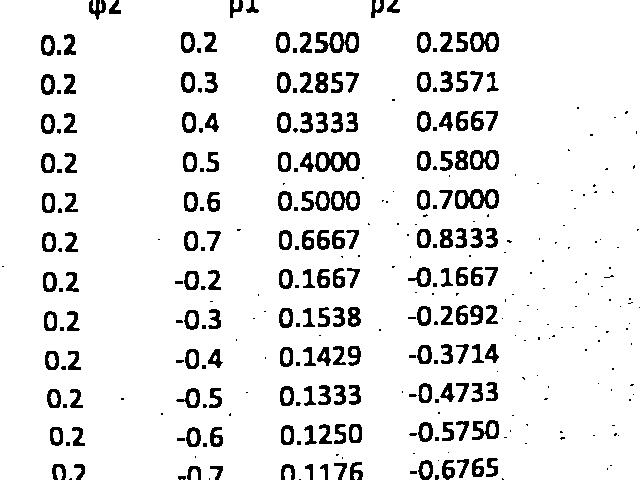
#> input picture src/out.jpg, 640 x 480 px
$ python findcountour.py
#> lines starting #> are read from the running program, lines starting #| are printed output that depends on the picture; after the words box and inside, x2 and y2 are one past the last pixel; in counts of white or black regions, pixels touching at a corner belong together
import cv2
import numpy as np


#==========================================================Functions============================================
listRect = []
def mergeNear(bx,by,bw,bh):
    currentX, currentY, currentW, currentH = bx, by, bw, bh
    listRect.append([currentX, currentY, currentW, currentH])
    for aRect in listRect:
        [tempX, tempY, tempW, tempH] = aRect
        if (abs(tempX+tempW - currentX)<5):
            tempW = tempW + currentW
            aRect = [tempX, tempY, tempW, tempH]

def thresh_callback(thresh):
    edges = cv2.Canny(blur,thresh,thresh*2)
    drawing = np.zeros(img.shape,np.uint8)     # Image to draw the contours
    contours,hierarchy = cv2.findContours(edges,cv2.RETR_TREE,cv2.CHAIN_APPROX_SIMPLE)
    for cnt in contours:
        bx,by,bw,bh = cv2.boundingRect(cnt)
        mergeNear(bx,by,bw,bh)


        cv2.drawContours(drawing,[cnt],0,(255,0,0),1)   # draw contours in green color
        cv2.rectangle(drawing,(bx,by),(bx+bw,by+bh),(0,255,0),1) # draw rectangle in blue color)
    cv2.imshow('output',drawing)
    #cv2.imshow('input',img)


#==========================================================Main============================================
img = cv2.imread('out.jpg')
#> img is the input picture: shape (480, 640, 3); min 0, max 255, mean 232.8
gray = cv2.cvtColor(img,cv2.COLOR_BGR2GRAY)
blur = cv2.GaussianBlur(gray,(3,3),0)
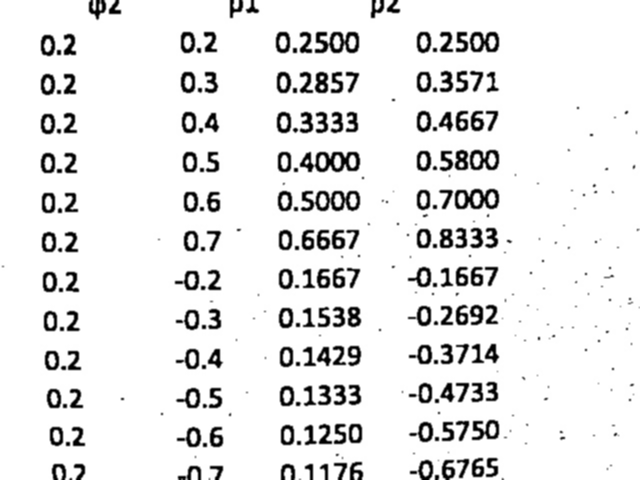
#> blur: shape (480, 640); min 0, max 255, mean 232.8

thresh_callback(100)
#> in thresh_callback, `edges = cv2.Canny(blur,thresh,thresh*2)`:
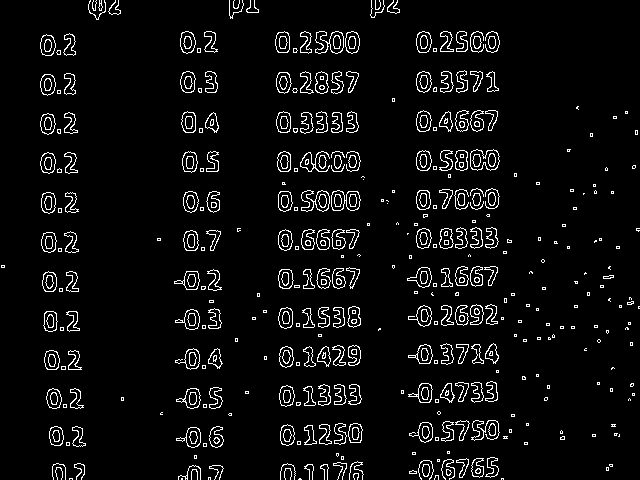
#> edges: shape (480, 640); 5.4% white in thin lines or dots
#> in thresh_callback, `contours,hierarchy = cv2.findContours(edges,cv2.RETR_TREE,cv2.CHAIN_AP..`: contours = 860 contours, 423 with area under 20; largest, box (x1, y1, x2, y2) and area: (470, 149, 500, 171) 478, (470, 149, 500, 171) 464, (331, 190, 361, 211) 458, (315, 31, 344, 54) 416, (301, 190, 330, 212) 380
#> the loop in thresh_callback, `for cnt in contours:` made 860 passes
#> (bx, by, bw, bh, currentX in mergeNear, currentY in mergeNear, currentW in mergeNear, currentH in mergeNear) on passes 1, 4, 5: (501, 478, 3, 2, 501, 478, 3, 2), (69, 478, 4, 2, 69, 478, 4, 2), (208, 477, 3, 3, 208, 477, 3, 3)
#> after the loop in thresh_callback, `for cnt in contours:`:
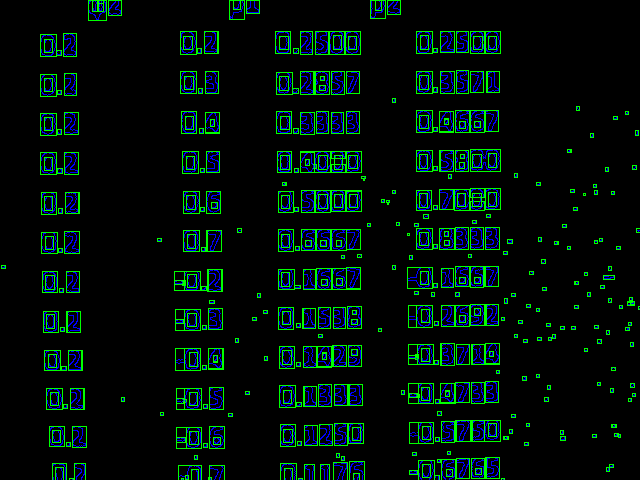
#> drawing: shape (480, 640, 3); mean of channels 0, 1, 2 10.5, 16, 0; drawn as B, G, R

if cv2.waitKey(0) == 27:
#> (key Esc is pressed here)
    cv2.destroyAllWindows()
#==========================================================/Main============================================
